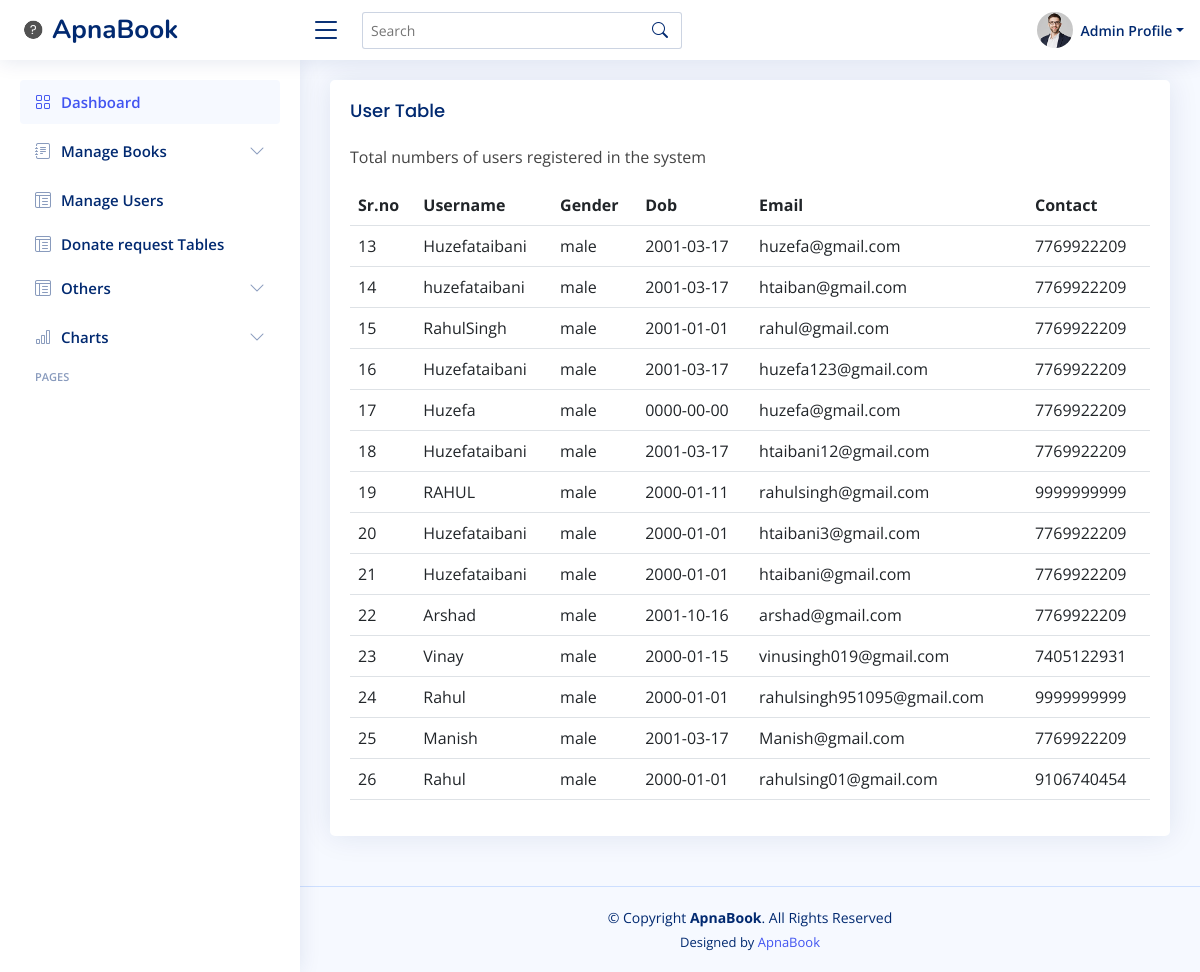
Screenshot of /admin_side/User_Tables.php with the database file from the repository.
### tables this page shows
CREATE TABLE `user_register` (
  `register_id` int(11) NOT NULL,
  `Username` varchar(20) NOT NULL,
  `Email_id` varchar(30) NOT NULL,
  `Password` varchar(50) NOT NULL,
  `Gender` varchar(6) NOT NULL,
  `DOB` date NOT NULL,
  `Contact` char(10) NOT NULL,
  `user_type` varchar(5) NOT NULL DEFAULT 'user'
);

### admin_side/User_Tables.php (the view, shortened to what this page needs)
<?php
include './admin-header.php';
include '../connection.php';
?>
<main id="main" class="main">
   <section class="section">
      <div class="row">
        <div class="col-lg-12">
          <div class="card">
            <div class="card-body">
              <h5 class="card-title">User Table</h5>
              <p>Total numbers of users registered in the system</p>
              <?php
              $sql="select * from  user_register";
              $q=mysqli_query($conn,$sql);
              ?>
              <table class="table datatable">
                <thead>
                  <tr>
                    <th scope="col">Sr.no</th>
                    <th scope="col">Username</th>
                    <th scope="col">Gender</th>
                    <th scope="col">Dob</th>
                    <th scope="col">Email</th>
                    <th scope="col">Contact</th>
                  </tr>
                </thead>
                <tbody>
                <?php
                    while($result = mysqli_fetch_assoc($q))
                    {
                    echo  "<tr>
                    <td>".$result['register_id']."</td>
                    <td>".$result['Username']."</td>
                    <td>".$result['Gender']."</td>
                    <td>".$result['DOB']."</td>
                    <td>".$result['Email_id']."</td>
                    <td>".$result['Contact']."</td>
                    </tr>";
                    }
                ?>
                </tbody>
              </table>
            </div>
          </div>
        </div>
      </div>
    </section>
</main>
<?php
include './admin-footer.php';
?>

### admin_side/css/style.css (style rules this page uses)
:root { scroll-behavior: smooth; }
body { font-family: "Open Sans", sans-serif; background: #f6f9ff; color: #444444; }
h1, h2, h3, h4, h5, h6 { font-family: "Nunito", sans-serif; }
#main { margin-top: 60px; padding: 20px 30px; transition: all 0.3s; }
.card { margin-bottom: 30px; border: none; border-radius: 5px; box-shadow: 0px 0 30px rgba(1, 41, 112, 0.1); }
.card-title { padding: 20px 0 15px 0; font-size: 18px; font-weight: 500; color: #012970; font-family: "Poppins", sans-serif; }
.card-body { padding: 0 20px 20px 20px; }
@media (min-width: 1200px) { #main, #footer { margin-left: 300px; } }

### rows the page displays
user_register: register "13", Username "Huzefataibani", Gender "male", DOB "2001-03-17", Email "huzefa@gmail.com", Contact "7769922209"
user_register: register "14", Username "huzefataibani", Gender "male", DOB "2001-03-17", Email "htaiban@gmail.com", Contact "7769922209"
user_register: register "15", Username "RahulSingh", Gender "male", DOB "2001-01-01", Email "rahul@gmail.com", Contact "7769922209"
user_register: register "16", Username "Huzefataibani", Gender "male", DOB "2001-03-17", Email "huzefa123@gmail.com", Contact "7769922209"
user_register: register "17", Username "Huzefa", Gender "male", DOB "0000-00-00", Email "huzefa@gmail.com", Contact "7769922209"
user_register: register "18", Username "Huzefataibani", Gender "male", DOB "2001-03-17", Email "htaibani12@gmail.com", Contact "7769922209"
user_register: register "19", Username "RAHUL", Gender "male", DOB "2000-01-11", Email "rahulsingh@gmail.com", Contact "9999999999"
user_register: register "20", Username "Huzefataibani", Gender "male", DOB "2000-01-01", Email "htaibani3@gmail.com", Contact "7769922209"
user_register: register "21", Username "Huzefataibani", Gender "male", DOB "2000-01-01", Email "htaibani@gmail.com", Contact "7769922209"
user_register: register "22", Username "Arshad", Gender "male", DOB "2001-10-16", Email "arshad@gmail.com", Contact "7769922209"
user_register: register "23", Username "Vinay", Gender "male", DOB "2000-01-15", Email "vinusingh019@gmail.com", Contact "7405122931"
user_register: register "24", Username "Rahul", Gender "male", DOB "2000-01-01", Email "rahulsingh951095@gmail.com", Contact "9999999999"
user_register: register "25", Username "Manish", Gender "male", DOB "2001-03-17", Email "Manish@gmail.com", Contact "7769922209"
user_register: register "26", Username "Rahul", Gender "male", DOB "2000-01-01", Email "rahulsing01@gmail.com", Contact "9106740454"
